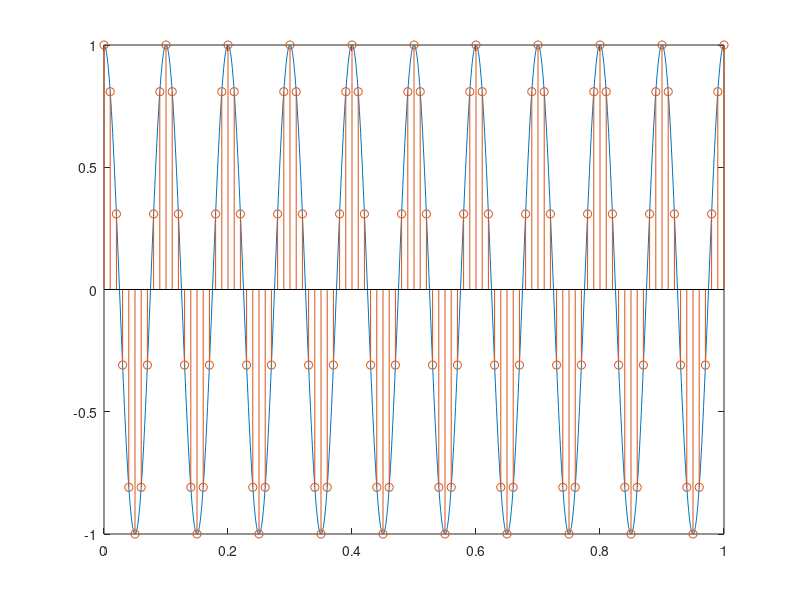
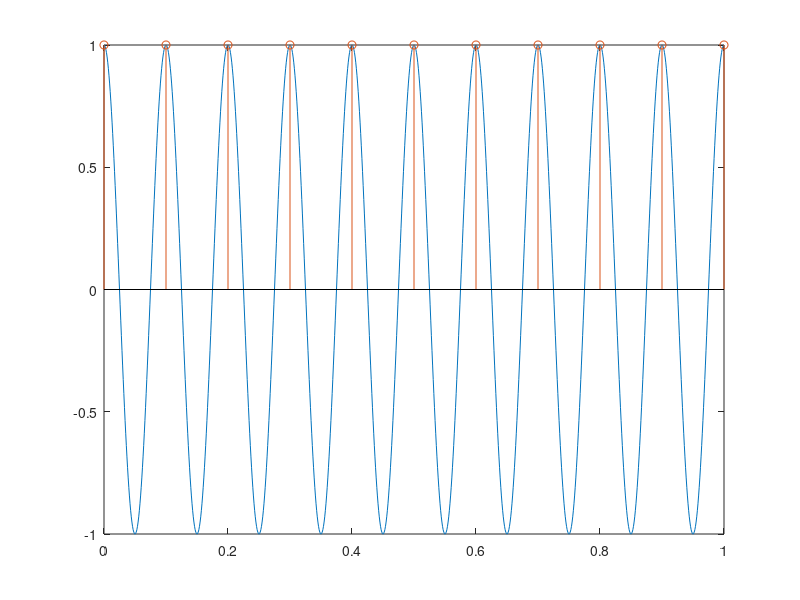
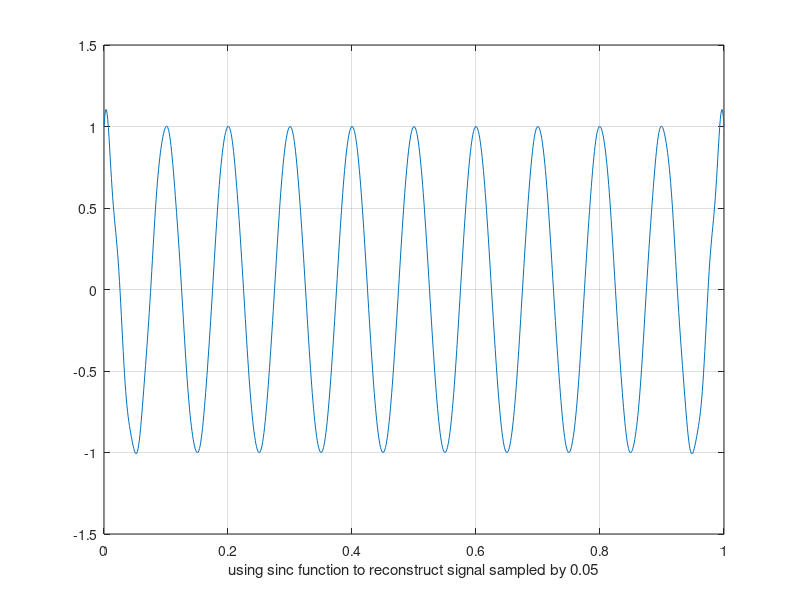
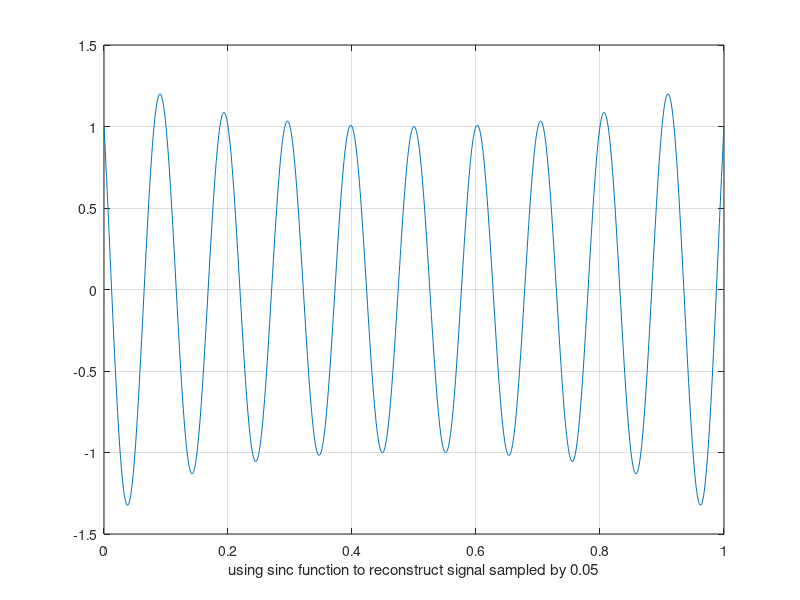

These figures' MATLAB source, in order:
clear all
close all
clc
%% specifications 
Dt = 0.001;          % delta 
t =0:Dt:1;
Ts=.01;              %sampling rate in sec
Fs=1/Ts;

Ts1=.05;             %sampling rate in sec
Fs1=1/Ts1;

Ts2=.1;              %sampling rate in sec
Fs2=1/Ts2;

n=0:100;
n1=0:20;
n2=0:10;

nTs=n*Ts;
nTs1=n1*Ts1;
nTs2=n2*Ts2;
%% input signal
x=cos(20*pi*t);                       % CT signal

sampledX=cos(20*pi*n*Ts);                   % DT signal
figure;plot(t,x);hold on;
stem(n*Ts,sampledX);hold off;

wd1=cos(20*pi*n1*Ts1);                % DT signal
figure;plot(t,x);hold on;
stem(n1*Ts1,wd1);hold off;

wd2=cos(20*pi*n2*Ts2);                % DT signal
plot(t,x);hold on;
stem(n2*Ts2,wd2);hold off;
%% TS1
% check
Sinc1 = sampledX*sinc(Fs*(ones(length(n),1)*t - nTs'*ones(1,length(t))));  % using sinc function to make DT,CT
sinc_1error = max(abs(Sinc1 - cos(20*pi*t)))
figure; plot(t,Sinc1);grid on;xlabel('using sinc function to reconstruct signal sampled by 0.05') ;
%% TS2
% check
Sinc2 = wd1*sinc(Fs1*(ones(length(n1),1)*t - nTs1'*ones(1,length(t)))); % using sinc function to make DT,CT
sinc_2error = max(abs(Sinc2 - cos(20*pi*t)))
figure; plot(t,Sinc2);grid on;xlabel('using sinc function to reconstruct signal sampled by 0.05') ;
%% TS3
% check
Sinc3 = wd2*sinc(Fs2*(ones(length(n2),1)*t - nTs2'*ones(1,length(t))));  % using sinc function to make DT,CT
sinc_3error = max(abs(Sinc3 - cos(20*pi*t)))
figure; plot(t,Sinc3);xlabel('using sinc function to reconstruct signal sampled by 0.1') ;grid on;
%% spline (interpolation)
% TS1
% check 
SPline1 = spline(nTs,sampledX,t);         
spiline_1error = max(abs(SPline1 - cos(20*pi*t)))                            %using interpolation method to recostruct signal
figure; plot(t,SPline1);xlabel('using interpolation method to recostruct signal sampled by 0.01') ;grid on;
%% TS2
% check 
SPline2 = spline(nTs1,wd1,t);      
spiline_2error = max(abs(SPline2 - cos(20*pi*t)))  %using interpolation method to recostruct signal
figure; plot(t,SPline2);xlabel('using interpolation method to recostruct signal sampled by 0.05') ;grid on;
%% TS3
% check 
SPline3 = spline(nTs2,wd2,t);    
spiline_3error = max(abs(SPline3 - cos(20*pi*t)))                           %using interpolation method to recostruct signal
figure; plot(t,SPline3);xlabel('using interpolation method to recostruct signal sampled by 0.1') ;grid on;